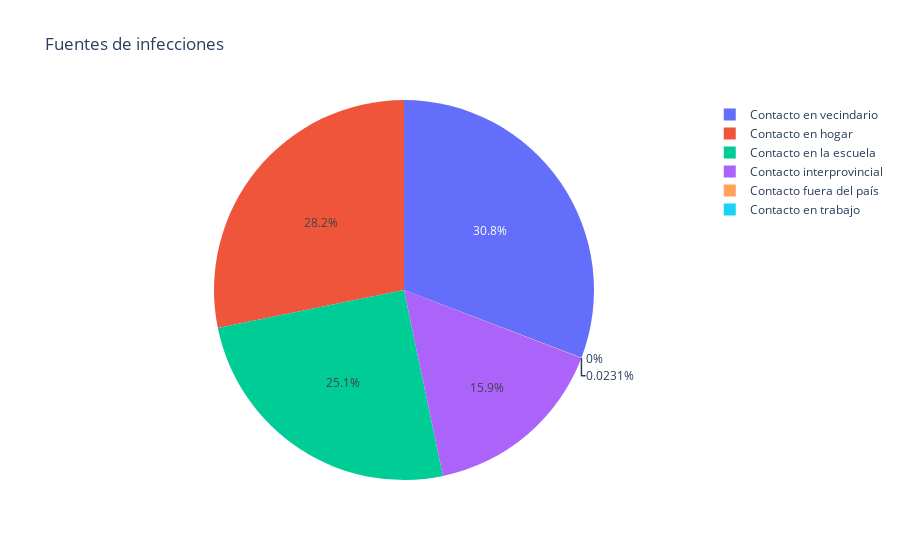

Notebook cell for this chart:
### Code cell
fig = go.Figure(data=[go.Pie(labels=list(inf_sources.values()), values=sim_general[inf_sources].sum())])
fig.update_layout(title="Fuentes de infecciones")
fig.show()

### Figure 1 — Plotly figure (JSON) as saved in the notebook; plotly's stock layout.template omitted (floating-point values rounded to 4 significant figures)
{"data": [{"labels": ["Contacto en hogar", "Contacto en la escuela", "Contacto en trabajo", "Contacto en vecindario", "Contacto interprovincial", "Contacto fuera del país"], "type": "pie", "values": [783020, 696336, 0, 855186, 440915, 641]}], "layout": {"title": {"text": "Fuentes de infecciones"}}}
